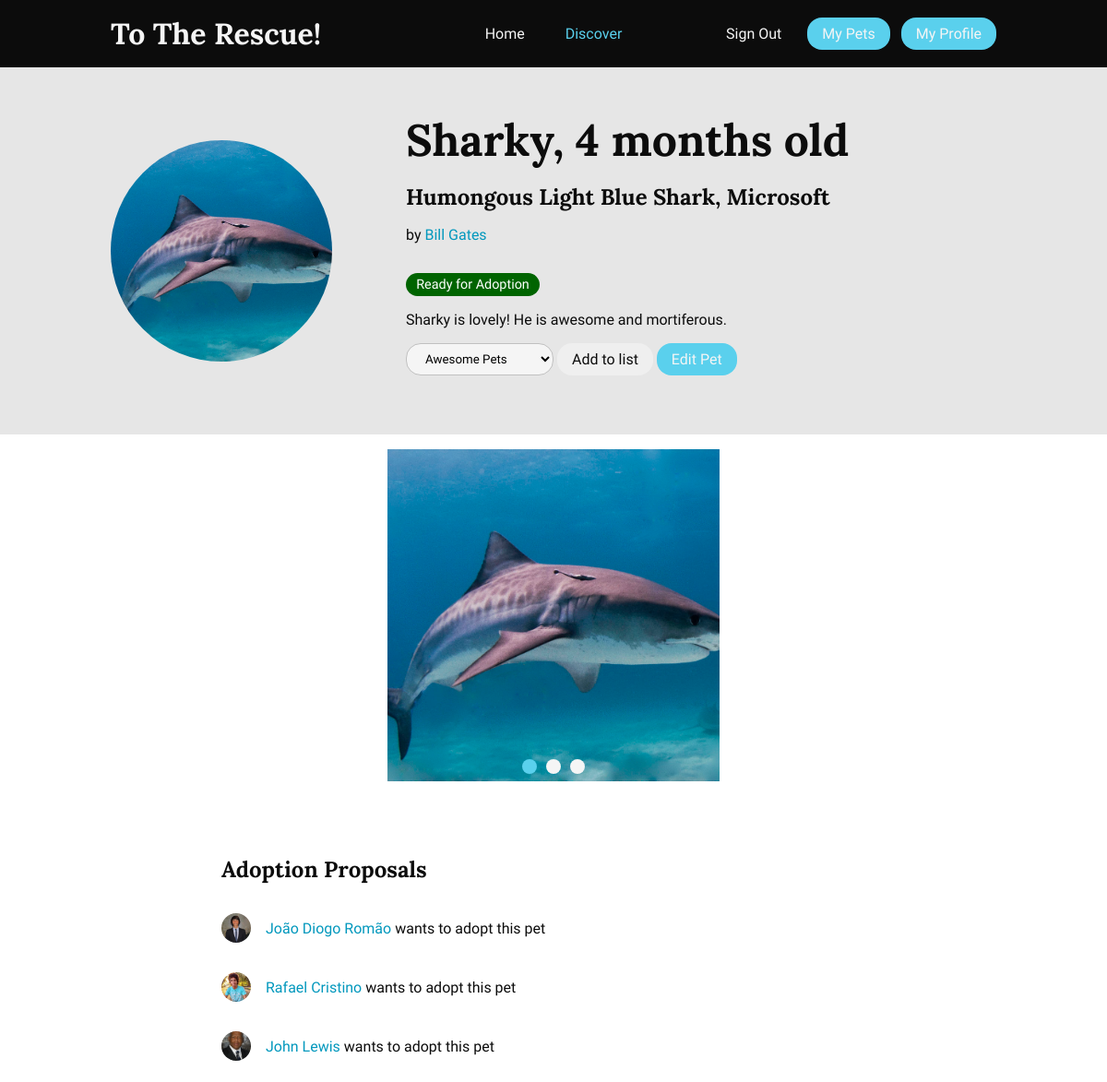
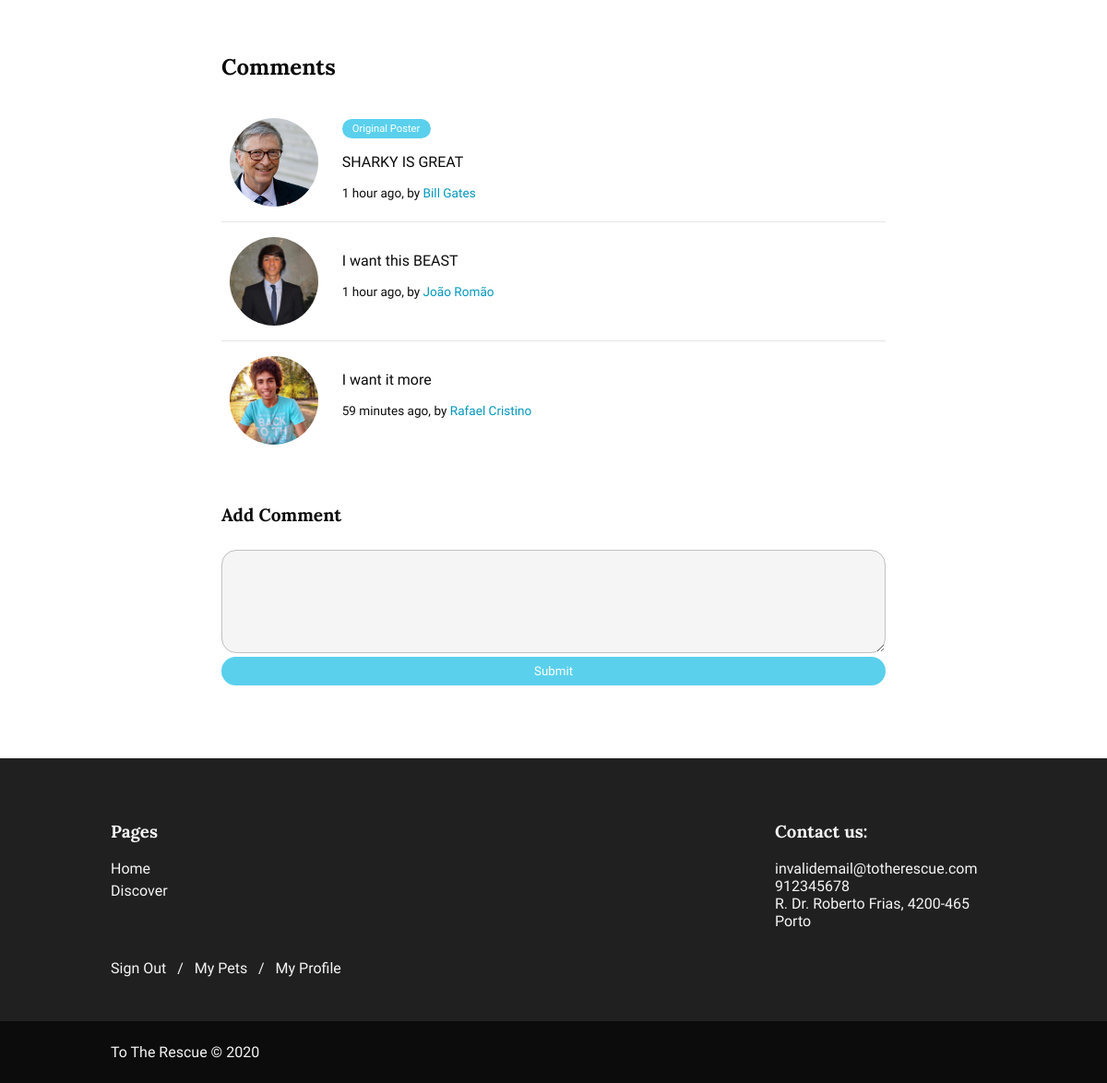
The page /pet/6 (signed in) on the database its author committed (2 pictures, top to bottom).
### tables this page shows
CREATE TABLE User (
    id INTEGER PRIMARY KEY, -- Used for photos on usersProfilePictures folder
    name TEXT NOT NULL CHECK (length(name) >= 1 AND length(name) <= 40),
    username TEXT NOT NULL UNIQUE CHECK (length(username) >= 5 AND length(username) <= 15),
    password TEXT NOT NULL,
    birthdate DATE NOT NULL,
    mail TEXT NOT NULL UNIQUE CHECK (mail LIKE '%@%'),
    description TEXT CHECK (length(description) <= 300)
);

CREATE TABLE PetPhoto (
    petId INTEGER NOT NULL REFERENCES Pet ON DELETE CASCADE,
    photoId INTEGER PRIMARY KEY
);

CREATE TABLE Post (
    id INTEGER PRIMARY KEY,
    petId INTEGER NOT NULL REFERENCES Pet ON DELETE CASCADE,
    userId INTEGER NOT NULL REFERENCES User ON DELETE CASCADE,
    description TEXT NOT NULL CHECK(length(description) >= 1),
    postDate TEXT NOT NULL,
    answerToPostID INTEGER REFERENCES Post ON DELETE SET NULL -- If answerToPostID is NULL, the post is not an answer. It it is != NULL, the post is an answer to the referenced post, and should be represented accordingly.
);

### control/router.php (called while the page is built, shortened)
<?php
function handle() {
    $req = "";
    if (php_sapi_name() == 'cli-server') {
        $req = parse_url($_SERVER["REQUEST_URI"], PHP_URL_PATH);
        $req = $req != "/" ? substr($req, 1, strlen($req)-1) : "index";
        if (file_exists($_SERVER['DOCUMENT_ROOT'].'/'.$req)) {
            return false;
        }
    } else {
        $req = isset($_GET['req']) ? $_GET['req'] : "index";
    }
    hitTarget(findTarget($req));
    return true;
}
function findTarget($req) {
    $routes = json_decode(file_get_contents('control/routes.json'));
    $reqParts = explode("/", $req);
    $target = null;
    foreach($routes as $route => $currentTarget) {
        $routeParts = explode("/", $route);
        if (sizeof($reqParts) === sizeof($routeParts)) {
            $inputVars = array();
            $foundMatch = true;
            foreach($routeParts as $i => $part) {
                if ($part[0] === ':') {
                    $inputVars[substr($part, 1, strlen($part)-1)] = $reqParts[$i];
                } else if ($part !== $reqParts[$i]) {
                    $foundMatch = false;
                    break;
                }
            }
            if ($foundMatch) {
                $target = $currentTarget;
                break;
            }
        }
    }
    return $target;
}
function hitTarget($target) {
    hitDestination($target->destination);
}
function hitDestination($destination) {
    require_once($destination);
}
?>

### index.php (called while the page is built)
<?php
require_once(dirname(__FILE__)."/control/config.php");
require_once(dirname(__FILE__)."/control/router.php");
if (!Router\handle()) return false;
?>

### control/api/pet.php (called while the page is built, shortened)
<?php
function getPet($petId)
{
	$db = Database::instance()->db();
	$stmt = $db->prepare("SELECT * FROM " . $GLOBALS['petQuery'] . " WHERE id = ?");
	$stmt->execute(array($petId));
	return $stmt->fetch();
}
function getPetPhotos($petId)
{
	$db = Database::instance()->db();
	$stmt = $db->prepare('SELECT photoId FROM PetPhoto WHERE petId=?');
	$stmt->execute(array($petId));
	return $stmt->fetchAll();
}
function getPosts($petId)
{
	$db = Database::instance()->db();
	$stmt = $db->prepare('SELECT * FROM Post WHERE petId=?');
	$stmt->execute(array($petId));
	return $stmt->fetchAll();
}
function getPetName($petId) {
	$pet = getPet($petId);
	return $pet['name'] == null || $pet['name'] == '' ? $pet['size']." ".$pet['color']." ".$pet['specie'] : $pet['name'];
}
?>

### control/utils.php (called while the page is built, shortened)
<?php
function elapsedTime($time) {
    $time = time() - $time;
    $time = ($time < 1)? 1 : $time;
    $marks = array (
        31536000 => 'year',
        2592000 => 'month',
        604800 => 'week',
        86400 => 'day',
        3600 => 'hour',
        60 => 'minute',
        1 => 'second'
    );
    foreach ($marks as $mark => $text) {
        if ($time < $mark) continue;
        $markNo = floor($time / $mark);
        return $markNo.' '.$text.(($markNo > 1)? 's' : '');
    }
}
?>

### control/config.php (called while the page is built, shortened)
<?php
function getRootURL() {
    return $GLOBALS['rootUrl'];
}
require_once(dirname(__FILE__)."/utils.php");
require_once(dirname(__FILE__)."/session.php");
?>

### control/db.php (called while the page is built, shortened)
<?php
  class Database {
    private static $instance = NULL;
    private function __construct() {
      $this->db = new PDO('sqlite:'.dirname(__FILE__).'/../database/toTheRescue.db');
    }
    public static function db() {
        return self::instance()->db;
    }
    static function instance() {
      if (NULL == self::$instance) {
        self::$instance = new Database();
      }
      return self::$instance;
    }
  }
?>

### control/api/user.php (called while the page is built, shortened)
<?php
require_once(dirname(__FILE__)."/pet.php");
function getUserByUsername($username) {
    $stmt = Database::db()->prepare("SELECT * FROM User WHERE username = :username");
    $stmt->bindParam(':username', $username);
    $stmt->execute();
    $user = $stmt->fetch();
    $splittedName = explode(' ', $user['name']);
    $user['shortName'] = sizeof($splittedName) > 1 ? $splittedName[0]." ".$splittedName[sizeof($splittedName)-1] : $user['name'];
    return $user;
}
function getUserById($userId){
    $stmt = Database::db()->prepare("SELECT * FROM User WHERE id = :id");
    $stmt->bindParam(':id', $userId);
    $stmt->execute();
    $user = $stmt->fetch();
    $splittedName = explode(' ', $user['name']);
    $user['shortName'] = sizeof($splittedName) > 1 ? $splittedName[0] . " " . $splittedName[sizeof($splittedName) - 1] : $user['name'];
    return $user;
}

### control/session.php (called while the page is built, shortened)
<?php
function getAuthenticatedUser() {
    return API\getUserByUsername($_SESSION['username']);
}
function isAuthenticated(){
    return isset($_SESSION['username']);
}
?>

### templates/animal/animal_page_comments.php (the view, shortened to what this page needs)
<section class="petProfileSection">
	<h3>Comments</h3>
	<?php if (sizeof($posts) == 0) { ?>
		<p>This pet has no comments yet.</p>
		<?php } else {
		foreach ($posts as $post) {
			$poster = API\getUserById($post['userId']); ?>
			<article class="comment" id="post-<?=$post['id']?>">
				<div class="image" style="background-image: url('../../images/user_profile_pictures/<?= $poster['id'] ?>.jpg')"></div>
				<div>
					<?php if ($post['userId'] == $originalOwner['id']) { ?><span class="tagLabel accent">Original Poster</span><?php } ?>
					<p class="description"><?= htmlentities($post['description']) ?></p>
					<footer>
						<?= elapsedTime(strtotime($post['postDate'])) ?> ago, by <a href="<?=getRootUrl()?>/user/<?=htmlentities($poster['username'])?>"><?=htmlentities($poster['shortName'])?></a>
					</footer>
				</div>
			</article>
		<?php }
	}
	if (Session\isAuthenticated()) {
		?>
		<form>
			<h4>Add Comment</h4>
			<textarea id="commentInput" name="text" minlength="1"></textarea>
			<input type="submit" class="contrastButton" />
		</form>
	<?php } ?>
</section>

### templates/animal/animal_page_profile.php (shortened to what this page needs)
<section class="petProfile" data-id="<?= $pet['id'] ?>" data-owner-id="<?=$pet['userId']?>">
	<div style="background-image: url(<?= '../images/pet_profile_pictures/' . $pet['id'] . '.jpg' ?>);"></div>
	<div>
		<div id="petInfo">
			<header>
				<h3>
					<?= $pet['name'] == null ? '' : htmlentities($pet['name']).',' ?>
					<?=elapsedTime(strtotime($pet['birthdate']))?> old
				</h3>
				<h4>
					<?php if ($pet['race'] != null) {
						echo htmlentities($pet['size']) . ' ' . htmlentities($pet['color']) . ' ' . htmlentities($pet['race']) . ', ' . htmlentities($pet['location']);
					} else if ($pet['specie'] != null) {
						echo htmlentities($pet['size']) . ' ' . htmlentities($pet['color']) . ' ' . htmlentities($pet['specie']) . ', ' . htmlentities($pet['location']);
					} ?>
				</h4>
			</header>
			<p>by <a href="<?=getRootURL()?>/user/<?=htmlentities($originalOwner['username'])?>"><?=htmlentities($originalOwner['shortName'])?></a></p>
			<span class="tagLabel <?=$pet['state']?>"><?=$pet['state'] == 'adopted' ? 'Adopted' : ($pet['state'] == 'ready' ? 'Ready for Adoption' : ($pet['state'] == 'archived' ? 'Archived' : null)) ?></span>
			<p><?= htmlentities($pet['description']) ?></p>
		</div>
		<?php if (Session\isAuthenticated()) {
			require_once(dirname(__FILE__) . '/animal_page_buttons.php');
		} ?>
		<p id="tempText"></p>
	</div>
</section>

### pages/animal.php (shortened to what this page needs)
<?php
require_once(dirname(__FILE__) . '/../control/db.php');
require_once(dirname(__FILE__) . "/../control/api/pet.php");
$pet = API\getPet($GLOBALS['id']);
$pageTitle = htmlentities(API\getPetName($pet['id']));
require_once(dirname(__FILE__) . '/../templates/common/header.php');
$photos = API\getPetPhotos($pet['id']);
$posts = API\getPosts($pet['id']);
$originalOwner = API\getUserById($pet['userId']);
require_once(dirname(__FILE__) . '/../templates/animal/animal_page_profile.php');
?>
<div id="mySlider" class="ss-parent">
	<?php
	for ($i = 0; $i < count($photos); $i++) {
	?>
		<div class="ss-child" id="ss-<?= $photos[$i]['photoId'] ?>">
			<div style="background: url(<?= getRootURL() ?>/images/pet_pictures/<?= $photos[$i]['photoId'] ?>.jpg); background-size: cover; background-position: 50%"> </div>
		</div>
	<?php
	}
	?>
	<div class="ss-nav"></div>
</div>
<?php
require_once(dirname(__FILE__) . '/../templates/animal/animal_page_proposals.php');
require_once(dirname(__FILE__) . '/../templates/animal/animal_page_comments.php');
require_once(dirname(__FILE__) . '/../templates/common/footer.php');
?>

### rows shown on the page
user: name "Bill Gates"
post: shows a picture, shows "Original Poster", description "SHARKY IS GREAT", postDate "1 hour", userId.name "Bill Gates"
post: shows a picture, description "I want this BEAST", postDate "1 hour", shortName "João Romão"
post: shows a picture, description "I want it more", postDate "59 minutes", userId.name "Rafael Cristino"

### other values the page prints
$pet['name'] "Sharky"
elapsedTime(strtotime($pet['birthdate'])) "4 months"
$pet['size'] "Humongous"
$pet['color'] "Light Blue"
$pet['specie'] "Shark"
$pet['location'] "Microsoft"
$pet['description'] "Sharky is lovely! He is awesome and mortiferous."
$proposal['fullName'] "João Diogo Romão"
$proposal['fullName'] "Rafael Cristino"
$proposal['fullName'] "John Lewis"
form field lists "Awesome Pets"
